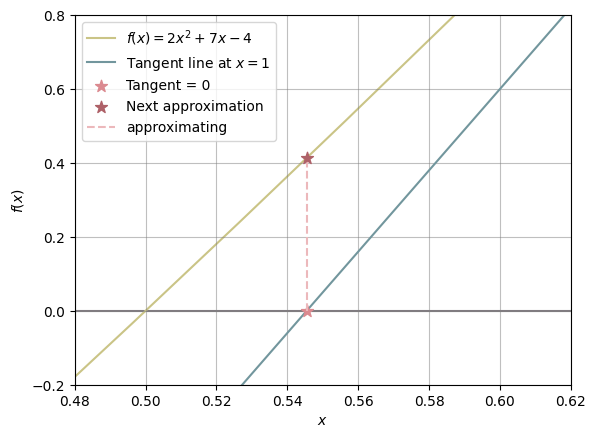

Source code (Python):
import matplotlib.pyplot as plt
import numpy as np

def f(x):
    return 2 * (x**2) + 7 * x - 4

def df(x):
    return 4 * x + 7

x0 = 1

m = df(x0)
b = f(x0) - m * x0

x = np.linspace(-6, 6, 400)
y = f(x)
tangent = m * x + b

plt.plot(x, y, c='#cac486', label='$f(x) = 2x^2 + 7x - 4$', zorder=1)
plt.axvline(0, c='#807b81', zorder=0)
plt.axhline(0, c='#807b81', zorder=0)
plt.plot(x, tangent, c='#72969d', label=f'Tangent line at $x = {x0}$', zorder=2)
# plt.scatter(x0, f(x0), marker='*', c='#4b6e74', s=50, label='initial guess', zorder=3)

x_val = - b / m
plt.scatter(x_val, 0, marker='*', c='#db8a90', s=80, label='Tangent = 0', zorder=3)
plt.scatter(x_val, f(x_val), marker='*', c='#ae6168', s=80, label='Next approximation', zorder=4)
plt.plot([x_val, x_val], [0, f(x_val)], c='#ecb8bb', ls='--', label='approximating', zorder=3)

plt.xlim(0.48, 0.62)
plt.ylim(-0.2, 0.8)
plt.grid(True, c='grey', alpha=0.5)

plt.xlabel('$x$')
plt.ylabel('$f(x)$')
plt.legend()

plt.show()
